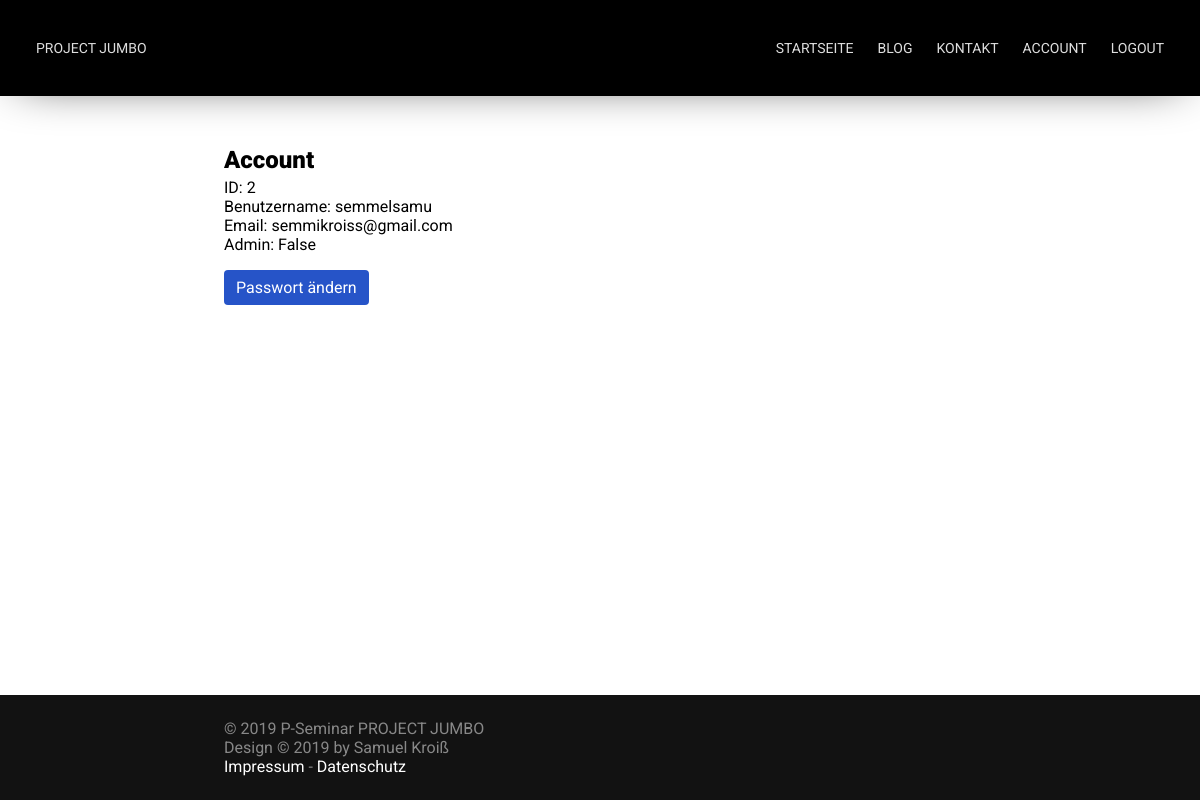
/user (signed in), run on an earlier commit of the app's database.
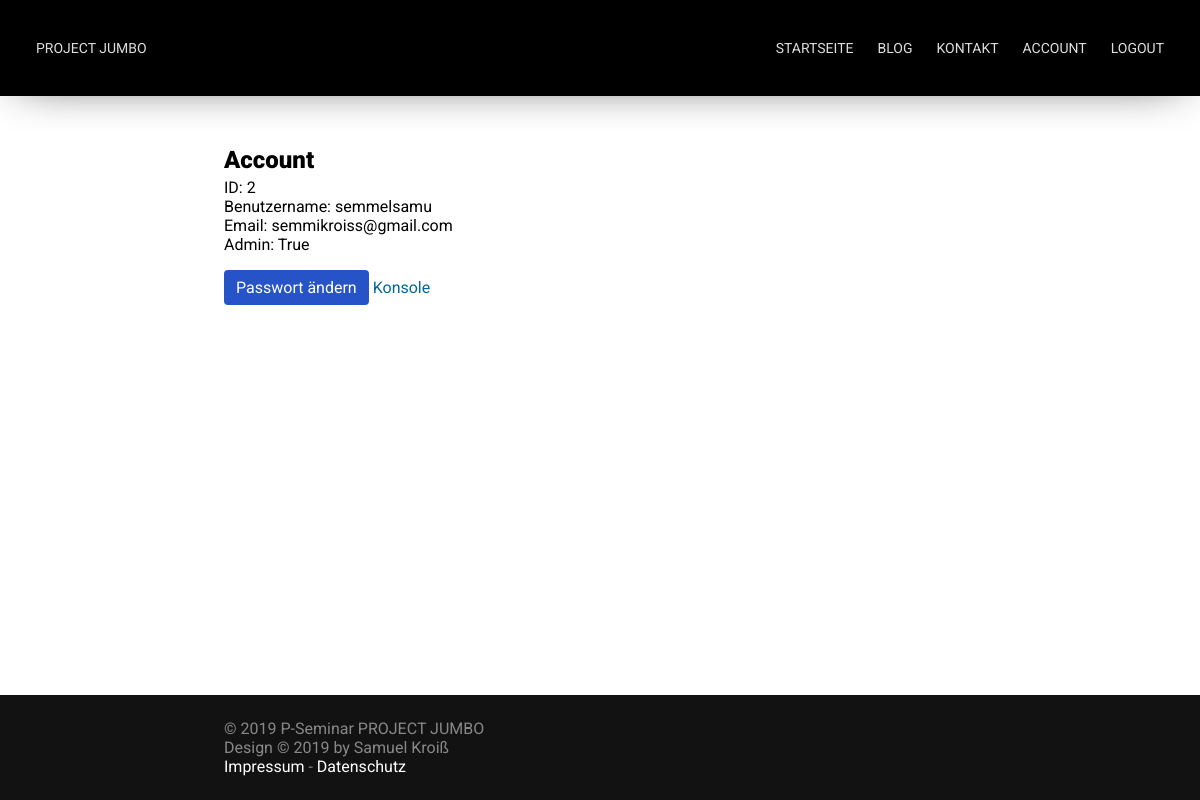
And on a later commit of the database.
### app/models.py (models this page shows, shortened)
class User(db.Model):
    user_id = db.Column(db.Integer, primary_key=True)
    username = db.Column(db.String(64), nullable=False, unique=True)
    password_hash = db.Column(db.String(120))
    email = db.Column(db.String, nullable=False, unique=True)
    admin_acc = db.Column(db.Boolean, default=False, nullable=False)
    is_active = True
    is_authenticated = True

### app/routes.py (the view)
@app.route('/user', methods=['GET'])
@login_required
def user_page():
    return render_template('user_page.html', title='User')

### app/models.py (called while the page is built)
@login.user_loader
def load_user(user_id):
    return User.query.get(user_id)

### templates/user_page.html (shortened to what this page needs)
{% extends 'base.html' %}
{% block content %}
	<h1>Account</h1>
    <p>ID: {{ current_user.user_id }}</p>
    <p>Benutzername: {{ current_user.username }}</p>
    <p>Email: {{ current_user.email }}</p>
    <p>Admin: {{ current_user.admin_acc }}</p>
    <p><span class="button"><a href="{{ url_for('change_password') }}">Passwort ändern</a></span></a>
    {% if current_user.admin_acc == true %}
    <a href="{{ url_for('admin') }}">Konsole</a>
    {% endif %}
{% endblock %}

What changed in the data, as far as the page shows it:
changed User "semmelsamu": admin_acc "False" → "True"
Also different on the page:
text now shown: "Konsole"
